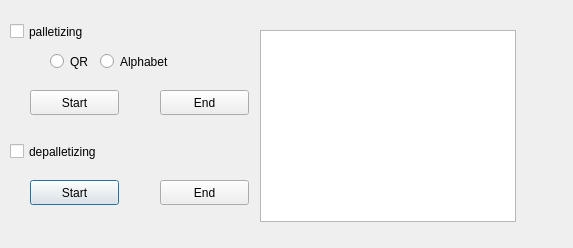
<?xml version="1.0" encoding="UTF-8"?>
<ui version="4.0">
 <class>Dialog</class>
 <widget class="QDialog" name="Dialog">
  <property name="geometry">
   <rect>
    <x>0</x>
    <y>0</y>
    <width>573</width>
    <height>248</height>
   </rect>
  </property>
  <property name="windowTitle">
   <string>Dialog</string>
  </property>
  <widget class="QCheckBox" name="palletizing">
   <property name="geometry">
    <rect>
     <x>10</x>
     <y>20</y>
     <width>92</width>
     <height>23</height>
    </rect>
   </property>
   <property name="text">
    <string>palletizing</string>
   </property>
  </widget>
  <widget class="QCheckBox" name="depalletizing">
   <property name="geometry">
    <rect>
     <x>10</x>
     <y>140</y>
     <width>151</width>
     <height>23</height>
    </rect>
   </property>
   <property name="text">
    <string>depalletizing</string>
   </property>
  </widget>
  <widget class="QRadioButton" name="QR">
   <property name="geometry">
    <rect>
     <x>50</x>
     <y>50</y>
     <width>112</width>
     <height>23</height>
    </rect>
   </property>
   <property name="text">
    <string>QR</string>
   </property>
  </widget>
  <widget class="QRadioButton" name="Alphabet">
   <property name="geometry">
    <rect>
     <x>100</x>
     <y>50</y>
     <width>112</width>
     <height>23</height>
    </rect>
   </property>
   <property name="text">
    <string>Alphabet</string>
   </property>
  </widget>
  <widget class="QPushButton" name="Depallet_Start">
   <property name="geometry">
    <rect>
     <x>30</x>
     <y>180</y>
     <width>89</width>
     <height>25</height>
    </rect>
   </property>
   <property name="text">
    <string>Start</string>
   </property>
  </widget>
  <widget class="QPushButton" name="Pallet_End">
   <property name="geometry">
    <rect>
     <x>160</x>
     <y>180</y>
     <width>89</width>
     <height>25</height>
    </rect>
   </property>
   <property name="text">
    <string>End</string>
   </property>
  </widget>
  <widget class="QGraphicsView" name="graphicsView">
   <property name="geometry">
    <rect>
     <x>260</x>
     <y>30</y>
     <width>256</width>
     <height>192</height>
    </rect>
   </property>
  </widget>
  <widget class="QPushButton" name="Pallet_Start">
   <property name="geometry">
    <rect>
     <x>30</x>
     <y>90</y>
     <width>89</width>
     <height>25</height>
    </rect>
   </property>
   <property name="text">
    <string>Start</string>
   </property>
  </widget>
  <widget class="QPushButton" name="Depallet_End">
   <property name="geometry">
    <rect>
     <x>160</x>
     <y>90</y>
     <width>89</width>
     <height>25</height>
    </rect>
   </property>
   <property name="text">
    <string>End</string>
   </property>
  </widget>
 </widget>
 <resources/>
 <connections/>
</ui>
